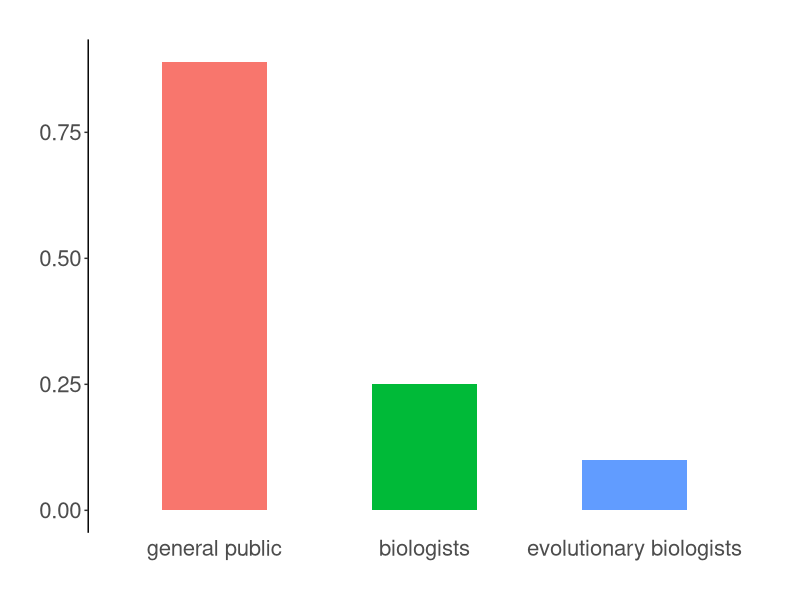

Source code (R):
library(tidyverse)
library(ggplot2)

theme_niwot <- function(){
  theme_bw() +
    theme(
      axis.text = element_text(size = 16), 
      axis.title = element_text(size = 18),
      axis.line.x = element_line(color="black"), 
      axis.line.y = element_line(color="black"),
      panel.border = element_blank(),
      panel.grid.major.x = element_blank(),                                          
      panel.grid.minor.x = element_blank(),
      panel.grid.minor.y = element_blank(),
      panel.grid.major.y = element_blank(),  
      plot.margin = unit(c(1, 1, 1, 1), units = , "cm"),
      plot.title = element_text(size = 18, vjust = 1, hjust = 0),
      legend.text = element_text(size = 12),          
      legend.title = element_blank(),                              
      legend.position = c(0.95, 0.15), 
      legend.key = element_blank(),
      legend.background = element_rect(color = "black", 
                                       fill = "transparent", 
                                       size = 2, linetype = "blank"))
}


x <- c(0.89, 0.25, 0.10)
y <- c("general public", "biologists", "evolutionary biologists")

dat <- bind_cols(x, y) %>%
  setNames(., c("proportion", "population")) %>%
  mutate(population = factor(population, levels = c("general public", "biologists", "evolutionary biologists")))



pdf(file = "10-belief.pdf",
    bg = "transparent",
    width = 11,
    height = 9)

ggplot(dat) +
  geom_col(aes(x=population, y = proportion, fill = population), width=0.5) +
  theme_niwot() +
  theme(axis.line.x = element_blank(), axis.ticks.x = element_blank(), legend.position = "none", 
        axis.title.x = element_blank(), axis.title.y = element_blank())

dev.off()


